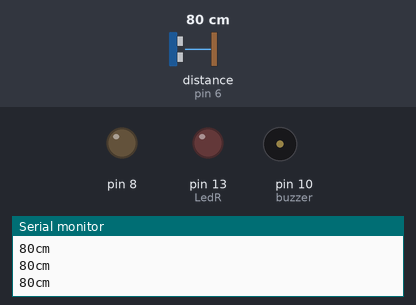
A sketch run on a simulated Arduino Uno, built with avr-gcc and run on an emulated ATmega328P. Shown: output pins drawn as LEDs (lit = HIGH), buzzer (waves = sounding), the last lines printed to the serial monitor. Wiring (inferred from the names in the program): ultrasonic range finder: trigger pin 7; echo pin 6. Inputs (shaded band) come from the test bench; at power-on: distance to the obstacle (sensor on pin 6) 80 cm. The echo pulse lasts 58.3 µs per cm; pins used as bus, display or sensor lines are not drawn.

Above: at 1.2 s.
1.3 s: distance to the obstacle (sensor on pin 6) set to 23 cm
2.8 s: distance to the obstacle (sensor on pin 6) set to 19 cm
At 3.7 s:
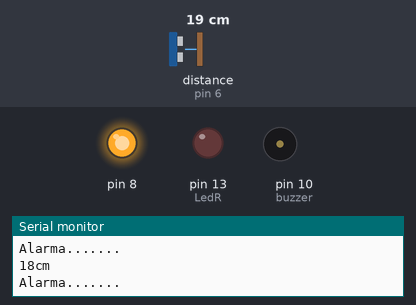
4.3 s: distance to the obstacle (sensor on pin 6) set to 13 cm
7.3 s: distance to the obstacle (sensor on pin 6) set to 9 cm
At 8.6 s:
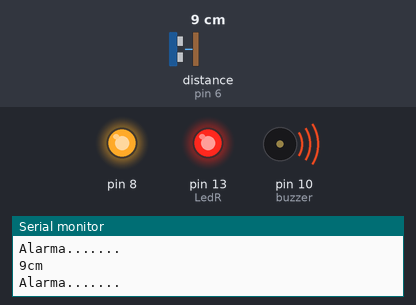
8.9 s: distance to the obstacle (sensor on pin 6) set to 35 cm
At 10.2 s:
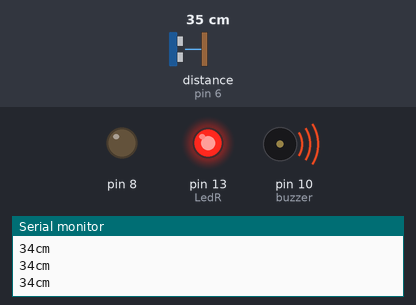
10.6 s: distance to the obstacle (sensor on pin 6) set to 2 cm
At 11.0 s:
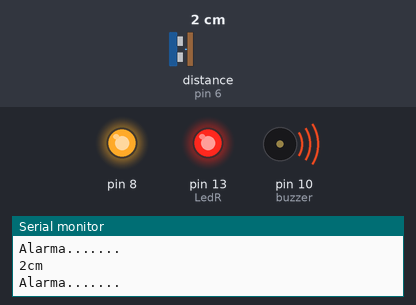
Timing chart, 0 to 13.2 s (numbered marks = the images above; inputs shaded):
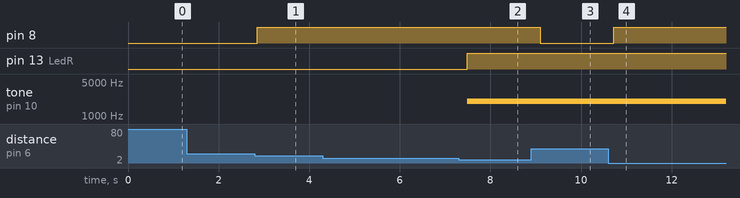

Measured:
- the behaviour switches between 22 and 21 cm on distance to the obstacle (sensor on pin 6) (found by bisection; images 0 and 1)
- the behaviour switches between 12 and 11 cm on distance to the obstacle (sensor on pin 6) (found by bisection; images 1 and 2)
- after the input at 2.8 s, pin 8: LOW → HIGH after 0.05 s
- after the input at 7.3 s, pin 13 (LedR): LOW → HIGH after 0.19 s; tone on pin 10 (buzzer): silent → 2000 Hz after 0.19 s
- after the input at 8.9 s, pin 8: HIGH → LOW after 0.20 s
- after the input at 10.6 s, pin 8: LOW → HIGH after 0.12 s

The sketch:

EstacionHackaton.ino
```cpp
#define Pecho 6
#define Ptrig 7
long duracion, distancia;
int buzzer = 10;
int LedR = 13;

void setup() {
  Serial.begin (9600);       // inicializa el puerto seria a 9600 baudios
  pinMode(buzzer, OUTPUT);
  pinMode(Pecho, INPUT);     // define el pin 6 como entrada (echo)
  pinMode(Ptrig, OUTPUT);    // define el pin 7 como salida  (triger)
  //pinMode(13, 1);            // Define el pin 13 como salida
  pinMode(8, 1);
  pinMode (LedR, OUTPUT);

}

void loop() {
  digitalWrite(Ptrig, LOW);
  delayMicroseconds(2);
  digitalWrite(Ptrig, HIGH);   // genera el pulso de triger por 10ms
  delayMicroseconds(10);
  digitalWrite(Ptrig, LOW);
  //tone(buzzer, LOW);

  duracion = pulseIn(Pecho, HIGH);
  distancia = (duracion / 2) / 29;          // calcula la distancia en centimetros

  if (distancia >= 500 || distancia <= 0) { // si la distancia es mayor a 500cm o menor a 0cm
    Serial.println("---");                  // no mide nada
    tone(buzzer, LOW);
  }
  else {
    Serial.print(distancia);           // envia el valor de la distancia por el puerto serial
    Serial.println("cm");              // le coloca a la distancia los centimetros "cm"
    //digitalWrite(13, 0);               // en bajo el pin 13
    digitalWrite(8, 0);                // el pin 8 en bajo
  }

  if (distancia <= 20 && distancia >= 10) {
    //digitalWrite(13, 1);     // en alto el pin 13 si la distancia es menor a 10cm
    digitalWrite(8, 1);
    //tone(buzzer, 1000);
    Serial.println("Alarma.......");         // envia la palabra Alarma por el puerto serial
  }
  if (distancia <= 10 && distancia >= 1) {
    digitalWrite(LedR, true);     // en alto el pin 13 si la distancia es menor a 10cm
    digitalWrite(8, 1);
    tone(buzzer, 2000);

    Serial.println("Alarma.......");         // envia la palabra Alarma por el puerto serial
  }
  delay(200);                                // espera 400ms para que se logre ver la distancia en la consola

}
```
